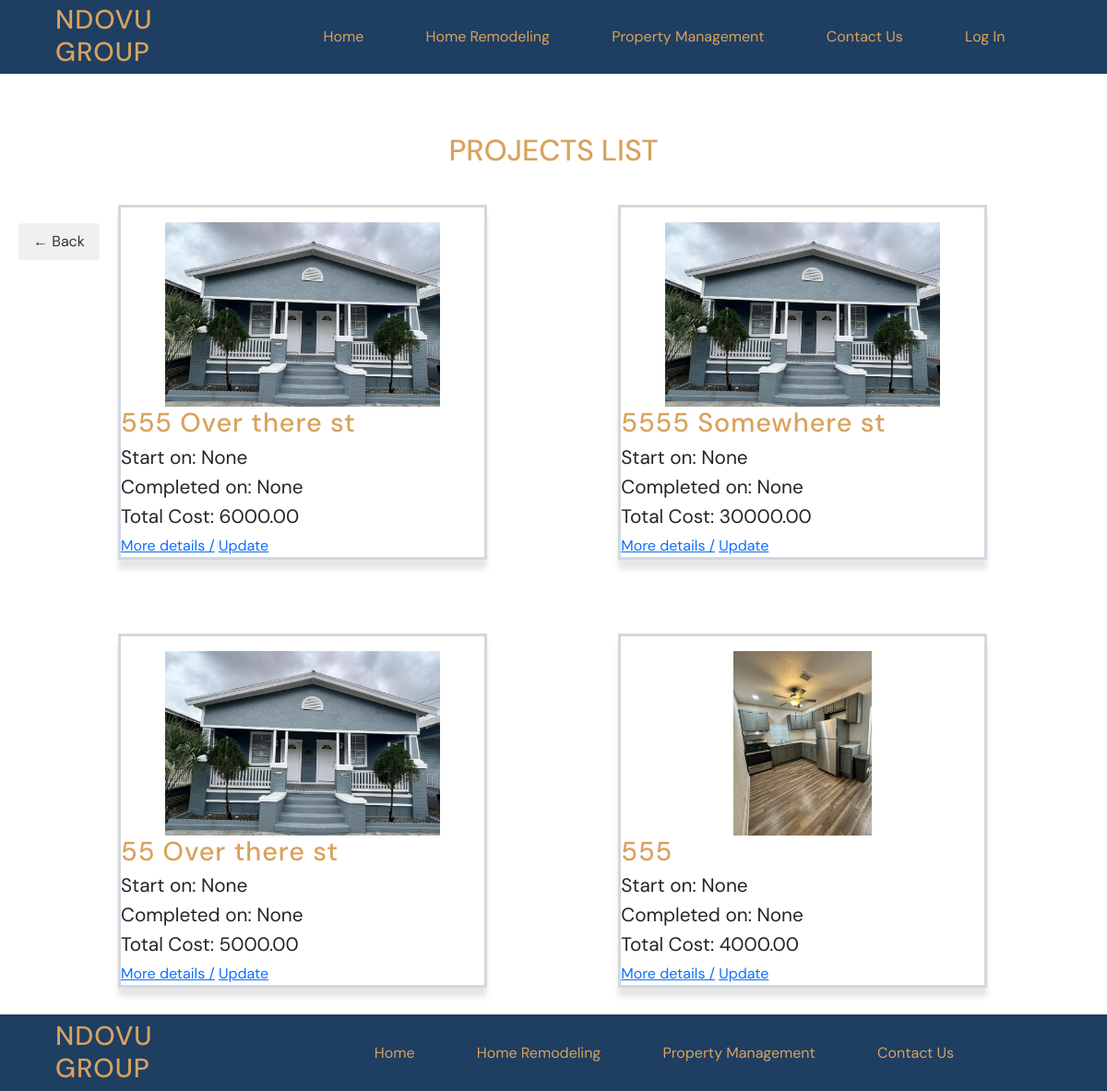
Before: /projects/ with the older database file.
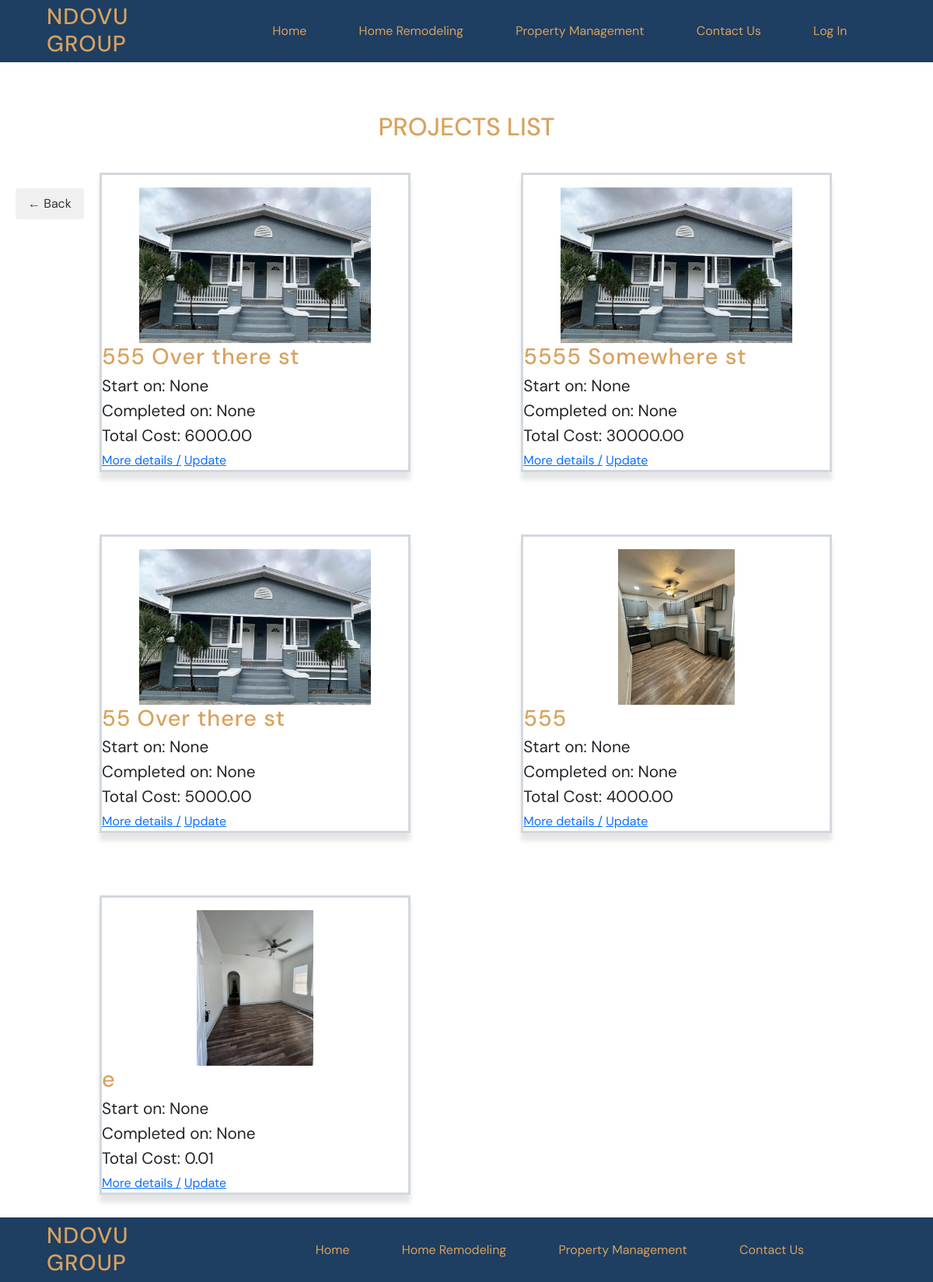
After: the same page with the newer database file.
### projects/models.py (models this page shows, shortened)
class Project(models.Model):
    name = models.CharField(max_length=128)
    image = models.ImageField(upload_to="static/img")
    tasks = models.CharField(max_length=200)
    vendor = models.CharField(max_length=50)
    total_cost = MoneyField(max_digits=14, decimal_places=2, default_currency='USD')
    comments = models.TextField()
    start_date = models.DateField(null=True, blank=True)
    complete_date = models.DateField(null=True, blank=True)

### projects/views.py (the view)
# urls.py: path("", views.ProjectListView.as_view(), name="list"),
class ProjectListView(ListView): #scan ops
        template_name = "projects/projects_list.html"
        model = Project

### templates/projects/projects_list.html (shortened to what this page needs)
{% extends 'base.html' %}
{% load static %}
{% block content %}
    <section class="projects-section center-column ">
        <h1>Projects List</h1>
    <div class="projects-list">
    {% for project in project_list %}
        <div class="project-card">
            <img src="{{ project.image.url }}" alt="house before">
                <h2> {{ project.name }} </h2>
                <p> Start on: {{ project.start_date }} </p>
                <p> Completed on: {{ project.complete_date }} </p>
                <p> Total Cost: {{ project.total_cost }} </p>
                <a href="{% url 'detail' project.id %}">More details /</a>
                <a href="{% url 'update' project.id %}">Update</a>
        </div>
        {% endfor %}
        <a href="{% url 'home' %}" class="back-button">← Back</a>
    </div>
</section>
{% endblock content %}

Changed rows visible on the page:
added Project: image (picture), name "e", start_date "None", complete_date "None", total_cost "0.01"
